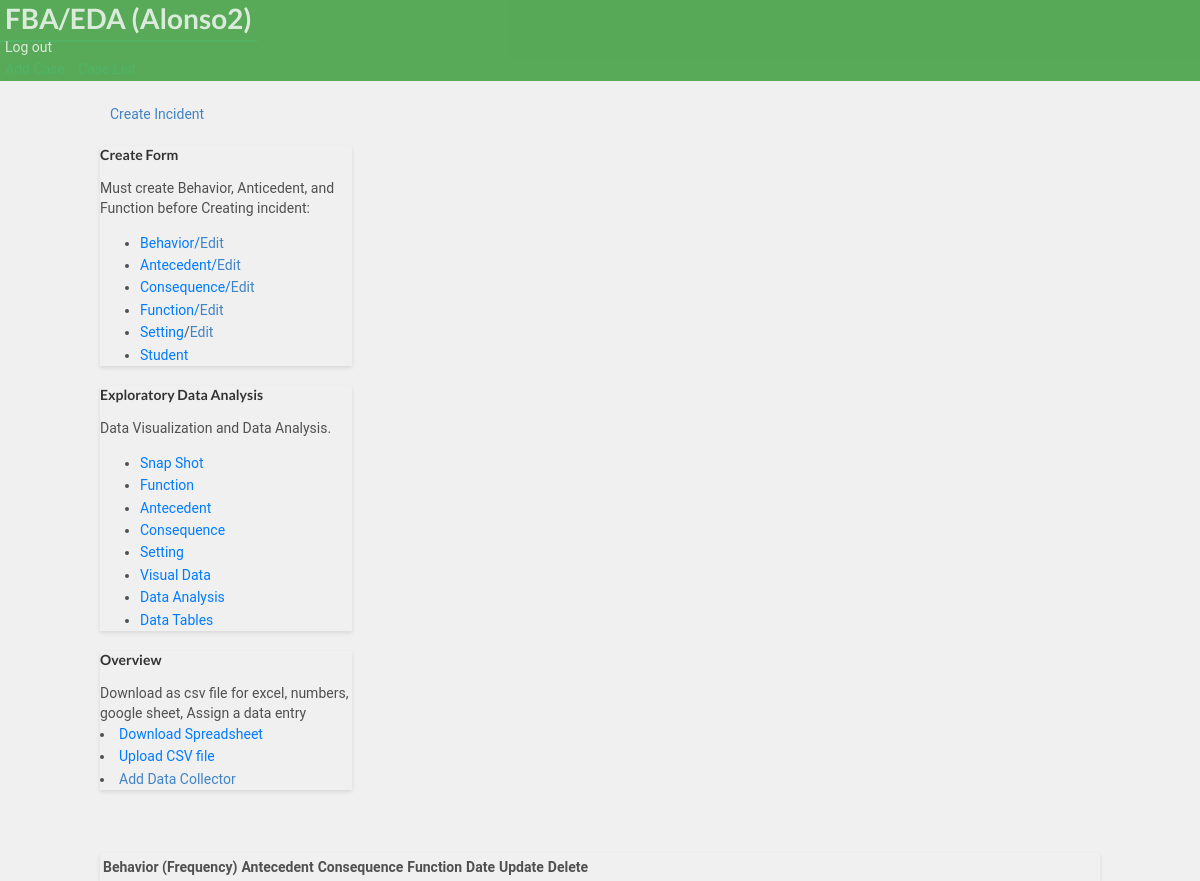
/dashboard/17/ (signed in), run on an earlier commit of the app's database.
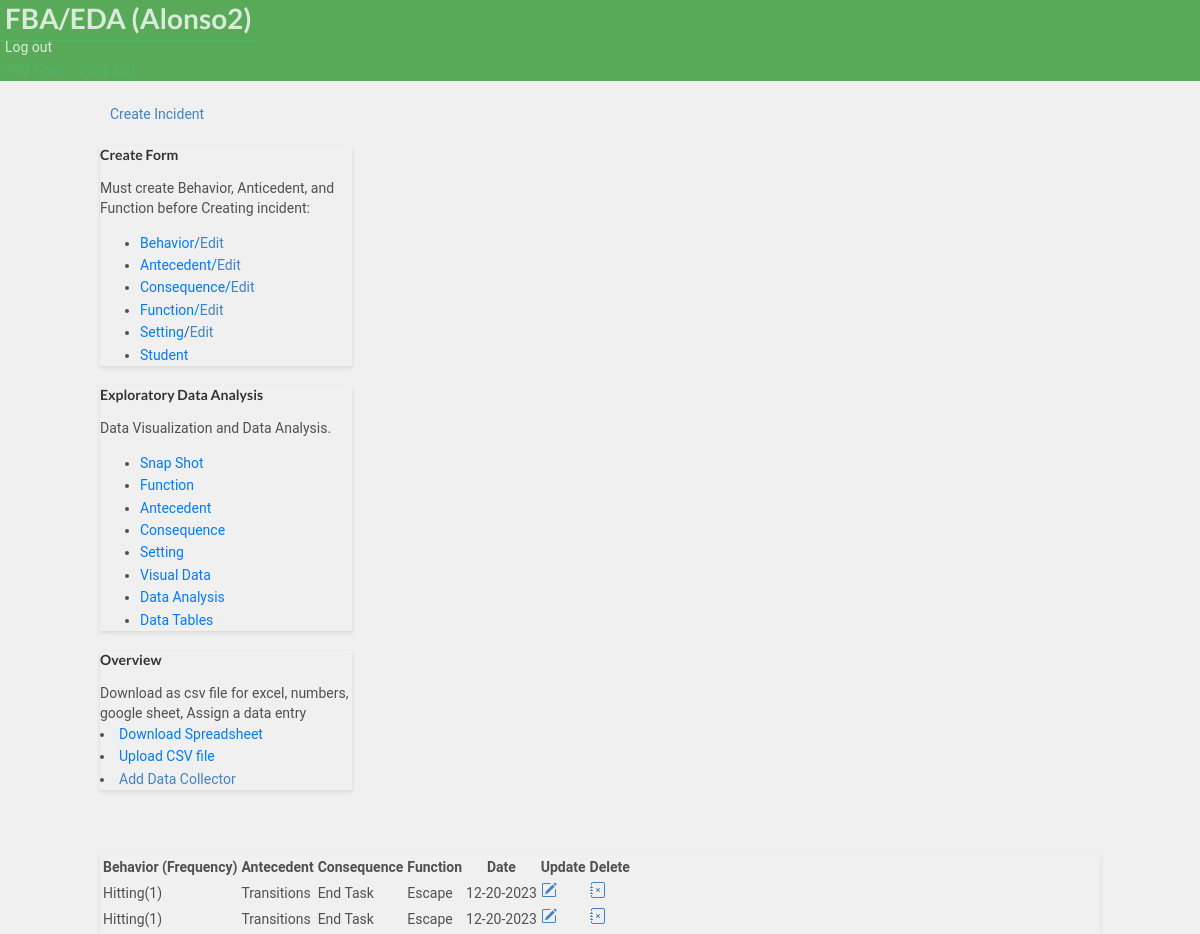
And on a later commit of the database.
### bip/models.py (models this page shows, shortened)
class Case(models.Model):
        student= models.ForeignKey(Student,on_delete=models.CASCADE)
        behavior = models.ForeignKey(Behavior, on_delete=models.CASCADE)
        user = models.ForeignKey(User, on_delete=models.CASCADE, default=None)
        anticedent = models.ForeignKey(Anticedent,on_delete=models.CASCADE, verbose_name='Antecedent')
        function = models.ForeignKey(Function,on_delete=models.CASCADE)
        consequence = models.ForeignKey(Consequence,on_delete=models.CASCADE)
        enviroment = models.ForeignKey(Enviroment,on_delete=models.CASCADE, null=True, blank=True, verbose_name='Setting')
        date_created = models.DateField(null=True, blank=True, default=timezone.now)
        duration = models.PositiveIntegerField(null=True, blank=True, verbose_name='Duration')
        time = models.TimeField(null=True, blank=True)
        frequency = models.PositiveIntegerField(null=True, blank=True,  default=1, verbose_name='Frequency')
        class Meta:
            ordering = ['-date_created']

class Behavior(models.Model):
        behaviorincident = models.CharField(max_length=30,verbose_name= 'Behavior')
        behavior_definition = models.CharField(null=True, blank=True, max_length=1000,verbose_name= 'Behavior Definition')
        student= models.ForeignKey(Student,on_delete=models.CASCADE)
        user = models.ForeignKey(User, on_delete=models.CASCADE,  default=None)
        def __str__(self):
          return self.behaviorincident

class Anticedent(models.Model):
        anticedentincident = models.CharField(max_length=50,verbose_name= 'Anticedent', null=True, blank=True)
        student= models.ForeignKey(Student,on_delete=models.CASCADE)
        anticedent_definition = models.CharField(null=True, blank=True, max_length=1000)
        user = models.ForeignKey(User, on_delete=models.CASCADE,  default=None)
        def __str__(self):
          return self.anticedentincident

class Consequence(models.Model):
        behaviorconsequence = models.CharField(max_length=30, null=True, blank=True,verbose_name= 'Consequence')
        student= models.ForeignKey(Student,on_delete=models.CASCADE)
        user = models.ForeignKey(User, on_delete=models.CASCADE,  default=None)
        def __str__(self):
          return self.behaviorconsequence

class Function(models.Model):
        behaviorfunction = models.CharField(max_length=30, null=True, blank=True,verbose_name= 'Function')
        student= models.ForeignKey(Student,on_delete=models.CASCADE)
        user = models.ForeignKey(User, on_delete=models.CASCADE,  default=None)
        def __str__(self):
          return self.behaviorfunction

### bip/views.py (the view)
# urls.py: path('dashboard/<pk>/', views.dashboard, name='dashboard'),
@login_required(login_url='case_manager_login')
@user_passes_test(is_case_manager)
def dashboard(request, pk):
    student = get_object_or_404(Student, pk=pk)
    student_behaviors = student.case_set.all()
    student_time = student.case_set.filter(time__isnull=False).first()
    student_duration = student.case_set.filter(duration__isnull=False).first()
    student_enviroment = student.case_set.filter(enviroment__isnull=False).first()
    behavior = Behavior.objects.all()
    context = {
    'student_behaviors': student_behaviors,
    "student":student,
    'student_time':student_time,
    'student_duration':student_duration,
    'student_enviroment':student_enviroment,
               }
    return render(request, 'bip/dashboard.html',context, )

### bip/context_processors.py (called while the page is built)
def user_context(request):
    user = get_user(request)
    return {'user': user}

### bip/views.py (called while the page is built)
def is_case_manager(user):
    return user.groups.filter(name='CASE MANAGER').exists()

### bip/templates/bip/dashboard.html (shortened to what this page needs)
{% extends 'partials/base.html' %}
{% block content %}
<br>
<div class="container my-4">
  <div class="nav-button">
    <a class="btn btn-outline-info" href="{% url 'bip:create_incident' student.id %}">Create Incident</a>
  </div>
<div class="row">
  <div class="col-md">
    <div class="card card" style="width: 18rem;">
      <div class="card-body">
        <h5 class="card-title">Create Form</h5>
        <p class="card-text">Must create Behavior, Anticedent, and Function  before Creating incident:</p>
              <ul class="list-group list-group-flush">
                      <li class="list-group-item"><a  href="{% url 'bip:create_behavior' student.id %}" class="card-link">Behavior/</a><a href="{% url 'bip:edit_behavior' student.id %}" >Edit</a></li>
                      <li class="list-group-item"><a href="{% url 'bip:create_anticedent' student.id %}" class="card-link">Antecedent/</a><a href="{% url 'bip:edit_anticedent' student.id %}">Edit</a></li>
                      <li class="list-group-item"><a href="{% url 'bip:create_consequence' student.id %}" class="card-link">Consequence/</a><a href="{% url 'bip:edit_consequence' student.id %}">Edit</a></li>
                      <li class="list-group-item"><a  href="{% url 'bip:create_function' student.id %}" class="card-link">Function/</a><a  href="{% url 'bip:edit_function' student.id %}">Edit</a></li>
                      <li class="list-group-item"><a  href="{% url 'bip:create_setting' student.id %}" class="card-link">Setting</a>/<a  href="{% url 'bip:edit_setting' student.id %}">Edit</a></li>
                      <li class="list-group-item"><a  href="{% url 'bip:student_profile' student.id %}" class="card-link">Student</a></li>
              </ul>
    </div>
  </div>
</div>
  <div class="col-md">
    <div class="card card" style="width: 18rem;">
      <div class="card-body">
        <h5 class="card-title">Exploratory Data Analysis</h5>
        <p class="card-text"> Data Visualization and Data Analysis.</p>
      </div>
      <ul class="list-group list-group-flush">
        <li class="list-group-item"><a href="{% url 'bip:snapshot' student.id %}" class="card-link">Snap Shot</a></li>
        <li class="list-group-item"><a href="{% url 'bip:function' student.pk %}" class="card-link">Function</a></li>
        <li class="list-group-item"><a href="{% url 'bip:anticedent' student.pk %}" class="card-link">Antecedent</a></li>
        <li class="list-group-item"><a href="{% url 'bip:consequence' student.pk %}" class="card-link">Consequence</a></li>
        <li class="list-group-item"><a href="{% url 'bip:setting' student.pk %}" class="card-link">Setting</a></li>
        <li class="list-group-item"><a a href="{% url 'bip:chart' student.id %}" class="card-link">Visual Data</a></li>
       <li class="list-group-item"><a a href="{% url 'bip:filter_data' student.id %}" class="card-link">Data Analysis</a></li>
       <li class="list-group-item"><a a href="{% url 'bip:raw_data' student.id %}" class="card-link">Data Tables</a></li>
      </ul>
    </div>
  </div>
  <div class="col-md">
    <div class="card card" style="width: 18rem;">
      <div class="card-body">
        <h5 class="card-title">Overview</h5>
        <p class="card-text">Download as csv file for excel, numbers, google sheet, Assign a data entry</p>
      </div>
        <li class="list-group-item"><a href="{% url 'bip:export' student.id %}" class="card-link">Download Spreadsheet</a></li>
        <li class="list-group-item"><a href="{% url 'bip:upload_options' student.id %}" class="card-link">Upload CSV file</a></li>
       <li class="list-group-item"><a  href="{% url 'bip:assign_data_entry' student.id %}">Add Data Collector</a></li>
    </div>
  </div>
</div>
<br>
<div class="row">
  <div class="col-md">
    <div class="card card-body">
      <table class="table table-striped">
        <tr>
          <th>Behavior (Frequency)</th>
          <th>Antecedent</th>
          <th>Consequence</th>
          <th>Function</th>
          <th>Date</th>
          <th>Update</th>
          <th>Delete</th>
        </tr>
        {% for incident in student_behaviors %}
        <tr>
          <td>{{incident.behavior }}({{incident.frequency }})</td>
          <td>{{incident.anticedent}}</td>
          <td>{{incident.consequence}}</td>
          <td>{{incident.function}}</td>
          <td>{{incident.date_created|date:'m-d-Y'}}</td>
          <td> <a class="btn btn-warning" href="{% url 'bip:updatepost' pk=incident.pk student_id=incident.student_id %}" ></a></td>
          <td> <a class="btn btn-danger" href="{% url 'bip:delete_post' pk=incident.pk  %}"></a></td>
           {% endfor%}
        </tr>
      </table>
    </div>
  </div>
</div>
</div>
{% endblock %}

### bip/templates/partials/base.html (shortened to what this page needs)
{% load static %}
<!DOCTYPE html>
<html lang="en">
  <head>
    <link
      rel="stylesheet"
      href="https://cdn.jsdelivr.net/npm/bootstrap@4.6.1/dist/css/bootstrap.min.css"integrity="sha384-zCbKRCUGaJDkqS1kPbPd7TveP5iyJE0EjAuZQTgFLD2ylzuqKfdKlfG/eSrtxUkn"crossorigin="anonymous"
    />
    <link rel="stylesheet" type='text/css' href="https://cdnjs.cloudflare.com/ajax/libs/semantic-ui/2.2.14/semantic.min.css">
    <link rel="stylesheet" type="text/css" href="{% static 'css/style.css' %} ">
  </head>
  <body>
    {% load crispy_forms_tags %}
    {% include 'partials/nav.html'%} {% block content %} {% endblock %}
  </body>
</html>

### bip/templates/partials/nav.html (shortened to what this page needs)
  <nav class="navbar navbar-dark ">
          <div class="navbar navbar-expand-lg">
                    {% if user.is_authenticated  %}
                    <div class="navbar-new">
                    <h1 class="logo"> <a class="colorwhite" href="">FBA/EDA ({{ user.username }})</a></h1>
          </div>
              <a class='colorwhite' class="nav-item nav-link" href="{% url 'bip:logout' %}"  >Log out</a>
          </div>
                 <div class="navbar-nav ml-auto">
              <a class="nav-item nav-link" href="{% url 'bip:create_student' %}">Add Case</a>
              <a class="nav-item nav-link" href="{% url 'bip:for_user' username=user.username %}">Case List</a>
                </div>
        {% endif %}
</nav>

### staticfiles/static_cdn/static_root/css/style.css (style rules this page uses)
body { background: white; }
.navbar { opacity: 0.8; transition: 0.5s; background-color: #393; color: white; opacity: 0.8; transition: 0.5s; }
.navbar .colorwhite { color: white; ; text-decoration: none; padding: 5px; }
.nav-link { color: #28a745; text-decoration: none; padding: 5px; }

### bip/templates/bip/dashboard.html (style rules this page uses)
body { font-family: 'Roboto', sans-serif; background-color: #f0f0f0; color: #505050; line-height: 1.6; }
.container { max-width: 1000px; margin: auto; }
.nav-button { margin-bottom: 20px; }
.btn-outline-info { width: 100%; padding: 10px; margin-bottom: 20px; }
.card { margin-bottom: 20px; box-shadow: 0 2px 4px rgba(0, 0, 0, 0.1); }
.card-title { color: #333; }
.card-link { color: #007bff; }
.table { margin-top: 20px; }

What changed in the data, as far as the page shows it:
added Case: behavior "Hitting", frequency "1", anticedent "Transitions", consequence "End Task", function "Escape", date_created "12-20-2023"
added Case: behavior "Hitting", frequency "1", anticedent "Transitions", consequence "End Task", function "Escape", date_created "12-20-2023"
